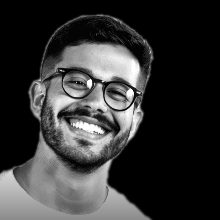
#> input picture data/portrait-prepped.png, 220 x 220 px
$ python make_ascii_svg.py
#> lines starting #> are read from the running program, lines starting #| are printed output that depends on the picture; after the words box and inside, x2 and y2 are one past the last pixel; in counts of white or black regions, pixels touching at a corner belong together
"""Converte data/portrait-prepped.png em retrato ASCII SVG animado.

Fundo escuro: pixel claro vira caractere denso, fundo recortado vira espaço.
Cada linha é revelada por um clip que varre da esquerda pra direita.
"""
import os
from pathlib import Path
from xml.sax.saxutils import escape

import numpy as np
from PIL import Image

RAIZ = Path(__file__).resolve().parent.parent
ENTRADA = RAIZ / "data" / "portrait-prepped.png"
SAIDA = RAIZ / "joao-ascii.svg"
ESTATICO = os.environ.get("STATIC") == "1"

RAMPA = " .`:-=+*cs#%@"
COLUNAS = 104
LARGURA = 370
ALTURA = 400
MARGEM = 14
TOPO = 40
LARGURA_UTIL = LARGURA - 2 * MARGEM
# faixas de brilho: índice mínimo na RAMPA → classe CSS
FAIXAS = [(1, "t1"), (4, "t2"), (7, "t3"), (10, "t4")]


def gerar_grade() -> list[str]:
    imagem = Image.open(ENTRADA).convert("L")
#> imagem is the input picture: PIL image 220x220 L; min 0, max 255, mean 52.9
    proporcao_char = 0.5  # caractere monoespaçado ≈ 2x mais alto que largo
    linhas = round(COLUNAS * imagem.height / imagem.width * proporcao_char)
#> linhas = 52
    pixels = np.asarray(imagem.resize((COLUNAS, linhas), Image.LANCZOS), dtype=np.float32) / 255
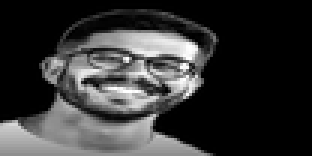
#> pixels: shape (52, 104) float32 (shown 3 times larger); min 0, max 1, mean 0.208
    indices = np.clip((pixels ** 0.75) * (len(RAMPA) - 1) + 0.5, 0, len(RAMPA) - 1).astype(int)
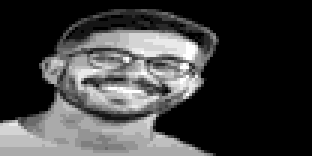
#> indices: shape (52, 104) int64 (shown 3 times larger); min 0, max 12, mean 2.93; drawn with min black and max white
    indices[pixels < 0.04] = 0
#> indices: shape (52, 104) int64; 2.2% of pixels changed, all inside (x1, y1, x2, y2) = (9, 3, 70, 51)
    return ["".join(RAMPA[i] for i in linha).rstrip() for linha in indices]


def classe_do(caractere: str) -> str:
    indice = RAMPA.index(caractere)
    atual = ""
    for minimo, classe in FAIXAS:
        if indice >= minimo:
            atual = classe
    return atual


def colorir(linha: str) -> str:
    """Agrupa caracteres vizinhos da mesma faixa em <tspan>."""
    partes, trecho, classe_atual = [], "", None
    for caractere in linha:
        classe = classe_do(caractere)
        if classe != classe_atual and trecho:
            partes.append((classe_atual, trecho))
            trecho = ""
        classe_atual = classe
        trecho += caractere
    if trecho:
        partes.append((classe_atual, trecho))
    return "".join(
        f'<tspan class="{classe}">{escape(texto)}</tspan>' if classe else escape(texto)
        for classe, texto in partes
    )


def renderizar(grade: list[str]) -> str:
    altura_linha = (ALTURA - TOPO - MARGEM) / len(grade)
#> altura_linha = 6.65
    tamanho_fonte = altura_linha * 0.98
#> tamanho_fonte = 6.52
    largura_char = LARGURA_UTIL / COLUNAS

    clips, textos = [], []
    for n, linha in enumerate(grade):
        if not linha:
            continue
        y = TOPO + (n + 1) * altura_linha
        largura_texto = len(linha) * largura_char
        atributos = (
            f'x="{MARGEM}" y="{y:.2f}" textLength="{largura_texto:.2f}" lengthAdjust="spacingAndGlyphs"'
        )
        if ESTATICO:
            textos.append(f"<text {atributos}>{colorir(linha)}</text>")
            continue
        inicio = 0.3 + n * 0.045
        clips.append(
            f'<clipPath id="l{n}"><rect x="{MARGEM}" y="{y - altura_linha:.2f}" width="0" height="{altura_linha + 1:.2f}">'
            f'<animate attributeName="width" from="0" to="{LARGURA_UTIL}" begin="{inicio:.2f}s" dur="0.4s" fill="freeze"/>'
            f"</rect></clipPath>"
        )
        textos.append(f'<text {atributos} clip-path="url(#l{n})">{colorir(linha)}</text>')
#> this loop made 52 passes
#> (y, largura_texto, inicio) on passes 4 to 9: (66.62, 177.6, 0.435), (73.27, 190.7, 0.48), (79.92, 197.3, 0.525), (86.58, 207.2, 0.57), (93.23, 217, 0.615), (99.88, 223.6, 0.66)

    return f"""<svg xmlns="http://www.w3.org/2000/svg" width="{LARGURA}" height="{ALTURA}" viewBox="0 0 {LARGURA} {ALTURA}">
<style>
text{{font-family:ui-monospace,SFMono-Regular,Menlo,Consolas,monospace;white-space:pre}}
.arte text{{font-size:{tamanho_fonte:.2f}px}}
.dim{{fill:#7d8590;font-size:11px}}
.t1{{fill:#1d5c30}}.t2{{fill:#2ea651}}.t3{{fill:#69f0a0}}.t4{{fill:#d9ffe8}}
</style>
<defs>{"".join(clips)}</defs>
<rect width="{LARGURA}" height="{ALTURA}" rx="10" fill="#0d1117" stroke="#30363d"/>
<circle cx="20" cy="18" r="5" fill="#ff5f57"/><circle cx="38" cy="18" r="5" fill="#febc2e"/><circle cx="56" cy="18" r="5" fill="#28c840"/>
<text class="dim" x="{LARGURA / 2}" y="22" text-anchor="middle">joao.txt</text>
<g class="arte" xml:space="preserve">
{chr(10).join(textos)}
</g>
</svg>
"""


if __name__ == "__main__":
    SAIDA.write_text(renderizar(gerar_grade()))
    print(f"retrato ASCII → {SAIDA}")
